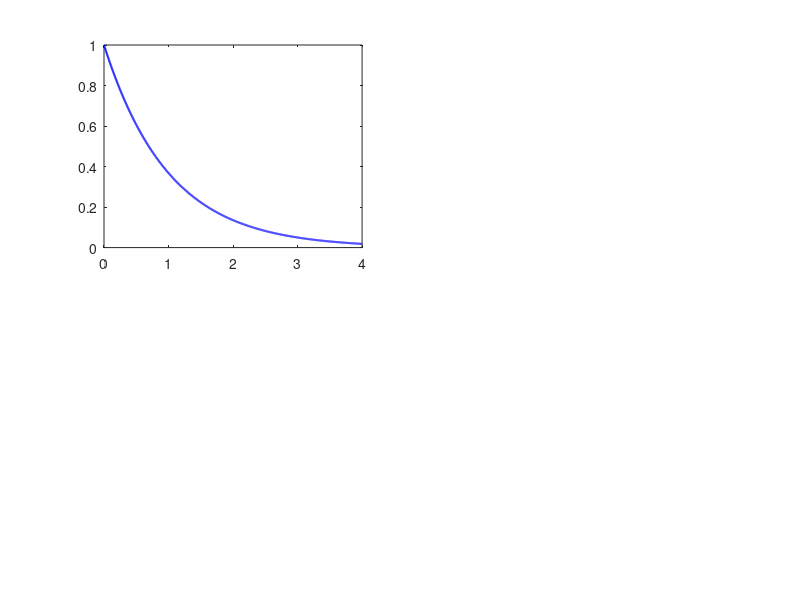

MATLAB code for this plot: (Note: this script raises an error after producing the figure.)
% Victor Z
% UW-Madison, 2019
% compare gammas

clc; clear all; close all hidden;

 beta=[1,1,2,2];
alpha=[1,2,1,2];
color=["blue","red","green","black"];
x=linspace(0,4,1000);

subplot(2,2,1)
for k=1:length(beta)
plot(x,gampdf(x,alpha(k),beta(k)),color(k),'LineWidth',1.5)
hold on
end
grid on
xlabel('$x$','Interpreter','latex')
ylabel('$f(x)$','Interpreter','latex')
title('')

subplot(2,2,2)
for k=1:length(beta)
plot(x,gamcdf(x,alpha(k),beta(k)),color(k),'LineWidth',1.5)
hold on
end
grid on
lgd=legend('$\beta=1,\alpha=1$','$\beta=1,\alpha=2$','$\beta=2,\alpha=1$','$\beta=2,\alpha=2$','Interpreter','latex','location','southeast')
lgd.FontSize = 8;
xlabel('$x$','Interpreter','latex')
ylabel('$F(x)$','Interpreter','latex')
title('')
print -depsc gamma.eps
